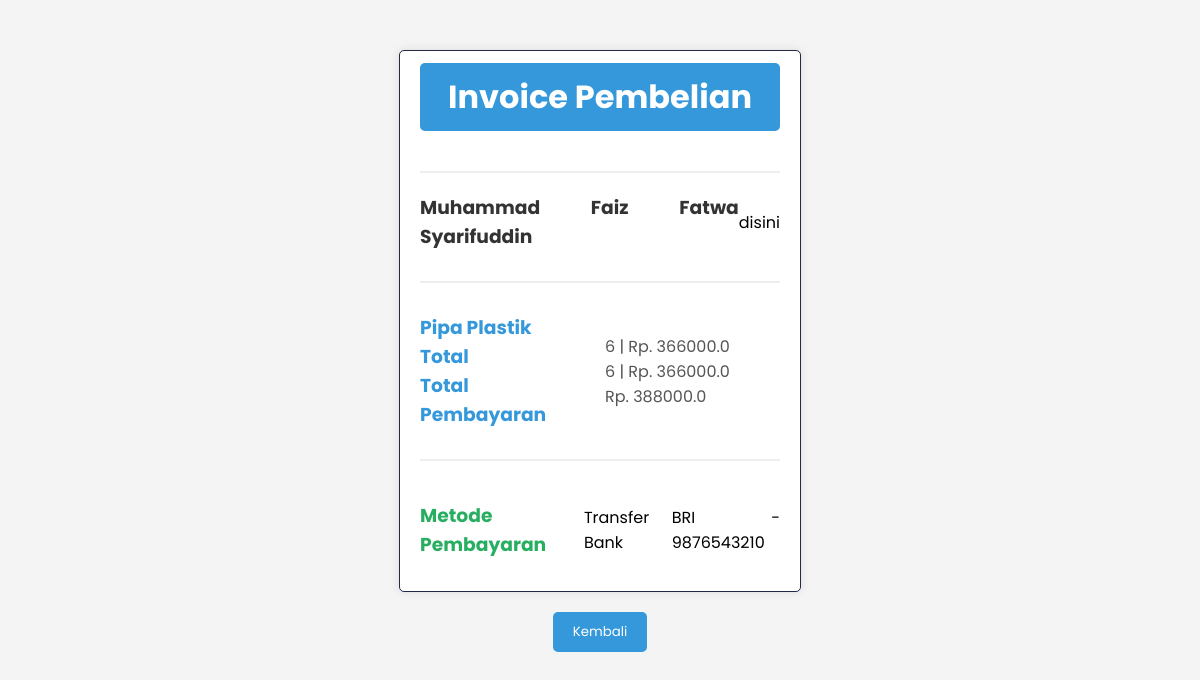
Screenshot of /invoice/29 (signed in) with the database file from the repository.
### models/user.py (models this page shows, shortened)
class User(db.Model, UserMixin):
    id_user = db.Column(db.Integer, primary_key=True)
    username = db.Column(db.String(20), nullable=False, unique=True)
    email = db.Column(db.String(120), nullable=False, unique=True)
    password = db.Column(db.String(80), nullable=False)
    fullname = db.Column(db.String(60), nullable=True, unique=False)
    gender = db.Column(db.CHAR(1), nullable=True, unique=False)
    telephone = db.Column(db.Integer, nullable=True, unique=False)
    address = db.Column(db.String(60), nullable=True, unique=False)
    is_admin = db.Column(db.Boolean, default=False)

### models/order_items.py (models this page shows)
class Order_items(db.Model):
    __tablename__ = 'order_items'
    id_order_item = db.Column(db.Integer, primary_key=True)
    id_product = db.Column(db.Integer, db.ForeignKey('product.id_product',name='fk_order_product'))  # Foreign key ke tabel Products
    id_session = db.Column(db.Integer, db.ForeignKey('session.id_session', name='fk_order_session'))  # Foreign key ke tabel session
    quantity = db.Column(db.Integer, nullable=False, default=1)
    product = db.relationship('Product', backref='order_items')
    session = db.relationship('session', back_populates='order_items')

### models/product.py (models this page shows)
class Product(db.Model):
    __tablename__ = 'product'
    id_product = db.Column(db.Integer, primary_key=True)
    name = db.Column(db.String(100))
    desc = db.Column(db.String(100))
    category = db.Column(db.String(100))
    quantityInStock = db.Column(db.Integer)
    price = db.Column(db.Float)
    picture = db.Column(db.String(100))

### models/payment_detail.py (models this page shows)
class Payment_detail(db.Model):
    __tablename__ = 'payment_detail'
    id_payment = db.Column(db.Integer, primary_key=True)
    amount = db.Column(db.Integer)
    payment_method = db.Column(db.String(100))
    bank_name = db.Column(db.String(100))
    account_number = db.Column(db.String(100))
    payment_date = db.Column(db.DateTime, default=datetime.utcnow)
    order_detail = db.relationship('Order_detail', back_populates='payment_detail')

### app.py (the view)
@app.route('/invoice/<int:order_id>', methods=['GET'])
@login_required
def invoice(order_id):
    order = Order_detail.query.get_or_404(order_id)
    total_price = sum(order_item.quantity * order_item.product.price for order_item in order.session.order_items)
    total_quantity = sum(order_item.quantity for order_item in order.session.order_items)
    SubPengiriman = 20000
    layanan = 1000
    Penanganan = 1000
    overall_pay = total_price + SubPengiriman + layanan + Penanganan
    return render_template('invoice.html', order=order, user=current_user, overall_pay=overall_pay, total_price=total_price, total_quantity=total_quantity)

### app.py (called while the page is built)
@login_manager.user_loader
def load_user(user_id):
    return User.query.get(int(user_id))

### templates/invoice.html (shortened to what this page needs)
<!DOCTYPE html>
<html lang="en">
<head>
    <link rel="stylesheet" type="text/css" href="{{ url_for('static', filename='css/invoice_style.css') }}">
    <link rel="stylesheet" type="text/css" href="invoice_style.css">
    <link rel="stylesheet" href="style.css">
</head>
<body>
    <div class="container" style="margin-top:50px;">
        <div class="satu">
            <h1>Invoice Pembelian</h1>
        </div>
        <hr>
        <div class="dua">
            <h3>
                {{ order.session.user.fullname }}
            </h3>
            <p>
                {{ order.session.user.address }}
            </p>
        </div>
        <hr>
        <div class="tiga">
            <div class="judul">
                {% for order_item in order.session.order_items %}
                <h3>
                    {{ order_item.product.name }}
                </h3>
                {% endfor %}
                <h3>
                    Total
                </h3>
                <h3>
                    Total Pembayaran
                </h3>
            </div>
            <div class="value">
                {% for order_item in order.session.order_items %}
                <p>
                    {{ order_item.quantity }} | Rp. {{ order_item.quantity * order_item.product.price }}
                </p>
                {% endfor %}
                <p>
                    {{ total_quantity }} | Rp. {{ total_price }}
                </p>
                <p>
                    Rp. {{ overall_pay }}
                </p>
            </div>
        </div>
        <hr>
        <div class="empat">
            <h3>
                Metode Pembayaran
            </h3>
            <p>{{ order.payment_detail.payment_method }} </P>
            {% if order.payment_detail.payment_method == 'Transfer Bank' %}
            <p>{{ order.payment_detail.bank_name }} - {{ order.payment_detail.account_number }} </p>
            {% endif %}
        </div>
    </div>
    <form action="{{ url_for('profil') }}" class="btn">
        <button>Kembali</button>
    </form>
</body>
</html>

### static/css/invoice_style.css (style rules this page uses)
* { margin: 0; padding: 0; font-family: 'Poppins', sans-serif; }
.container { background-color: antiquewhite; height: 500px; margin-top: 50px; margin-left: 450px; display: flex; justify-content: center; flex-direction: column; border: 1px solid #232946; border-radius: 10px; width: 30%; text-align: justify; }
.satu { display: flex; align-items: center; justify-content: center; margin-bottom: 30px; }
.dua { margin-top: 10px; display: flex; align-items: center; justify-content: space-around; }
.tiga { margin-top: 20px; display: flex; justify-content: space-around; align-items: center; margin-bottom: 20px; }
.empat { margin-top: 30px; display: flex; align-items: center; justify-content: space-around; margin-bottom: 20px; }

### templates/invoice.html (style rules this page uses)
body { font-family: 'Arial', sans-serif; margin: 0; padding: 0; background-color: #f4f4f4; }
.container { max-width: 800px; margin: 0 auto; background-color: #fff; padding: 20px; box-shadow: 0 0 10px rgba(0, 0, 0, 0.1); border-radius: 5px; }
h1, h3, p { margin: 0; }
.satu { text-align: center; background-color: #3498db; color: #fff; padding: 10px; border-radius: 5px; }
.dua, .tiga, .empat { margin-bottom: 20px; }
.dua h3 { color: #333; }
.judul, .value { display: inline-block; vertical-align: top; }
.judul { width: 50%; padding-right: 10px; }
.value { width: 50%; }
.judul h3 { color: #3498db; }
.value p { color: #555; }
hr { border: 1px solid #eee; margin: 10px 0; }
.empat h3 { color: #27ae60; }
.btn { text-align: center; margin-top: 20px; }
button { background-color: #3498db; color: #fff; padding: 10px 20px; border: none; border-radius: 5px; cursor: pointer; display: inline-block; }
form.btn { display: flex; justify-content: center; align-items: center; }

### rows the page displays
User: session.user.fullname "Muhammad Faiz Fatwa Syarifuddin", session.user.address "disini"
Order_items: product.name "Pipa Plastik", quantity "6", order_item.quantity*order_item.product.price "366000.0"
Payment_detail: payment_detail.payment_method "Transfer Bank", payment_detail.bank_name "BRI", payment_detail.account_number "9876543210"

### other values shown
{{ total_quantity }} "6"
{{ total_price }} "366000.0"
{{ overall_pay }} "388000.0"
